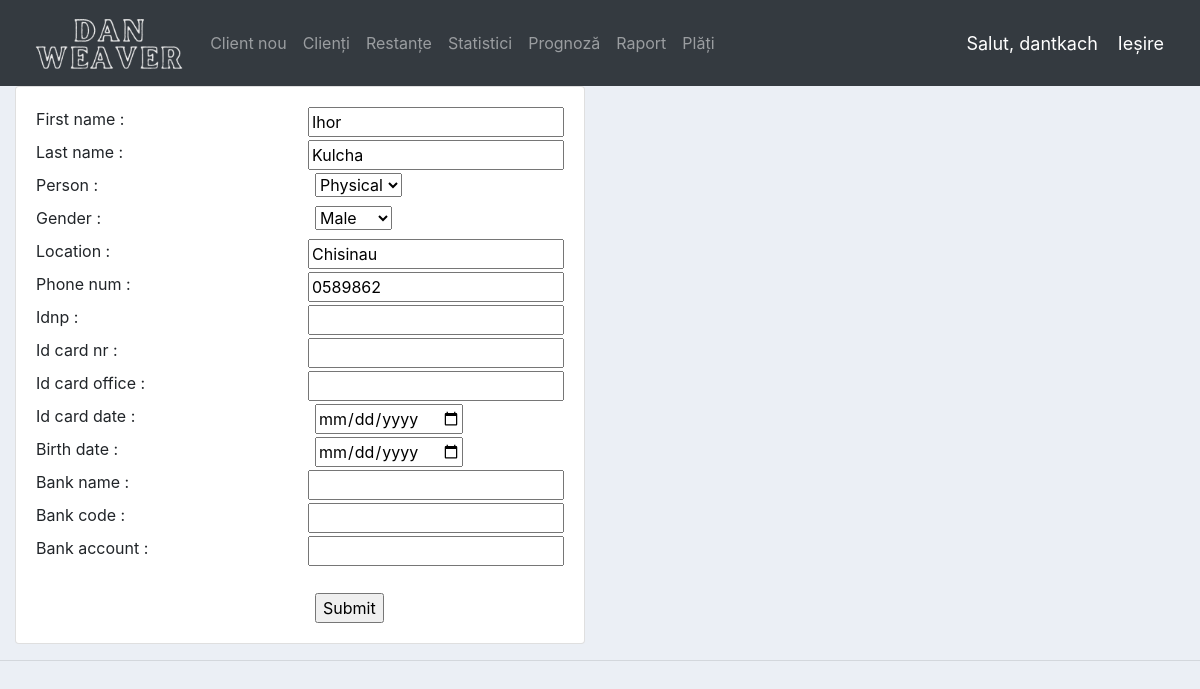
Before: /update_client/17/ (signed in) with the older database file.
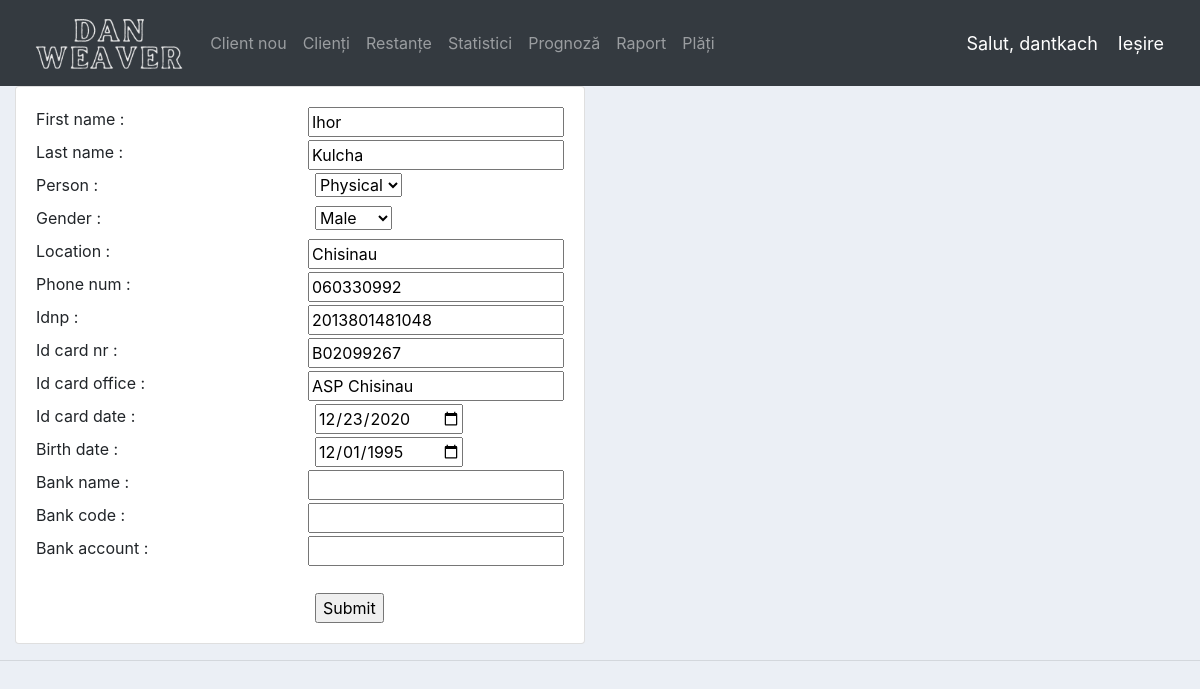
After: the same page with the newer database file.
### accounts/models.py (models this page shows, shortened)
class Client(models.Model):
    PERSON = (
        ('Physical', 'Physical'),
        ('Juridical', 'Juridical')
    )
    GENDER = (
        ('Male', 'Male'),
        ('Female', 'Female')
    )
    company_name = models.CharField(max_length=200, null=True)
    jur_address = models.CharField(max_length=200, null=True, blank=True)
    administrator = models.CharField(max_length=200, null=True, blank=True)
    first_name = models.CharField(max_length=200, null=True, blank=True)
    last_name = models.CharField(max_length=200, null=True, blank=True)
    person = models.CharField(max_length=200, null=True,
                              choices=PERSON, default="Physical")
    gender = models.CharField(max_length=200, null=True,
                              choices=GENDER, default="Male")
    location = models.CharField(max_length=200, null=True, blank=True)
    phone_num = models.CharField(max_length=20, null=True, blank=True)
    idnp = models.CharField(max_length=20, null=True, blank=True)
    id_card_nr = models.CharField(max_length=200, null=True, blank=True)
    id_card_office = models.CharField(max_length=200, null=True, blank=True)
    id_card_date = models.DateField(null=True, blank=True)
    birth_date = models.DateField(null=True, blank=True)
    bank_name = models.CharField(max_length=200, null=True, blank=True)
    bank_code = models.CharField(max_length=200, null=True, blank=True)
    bank_account = models.CharField(max_length=200, null=True, blank=True)
    registration_date = models.DateField(null=True, blank=True)
    registration_nr = models.CharField(max_length=20, null=True, blank=True)

### accounts/decorators.py (the view)
		def wrapper_func(request, *args, **kwargs):
			group = None
			if request.user.groups.exists():
				group = request.user.groups.all()[0].name
			if group in allowed_roles:
				return view_func(request, *args, **kwargs)
			else:
				return HttpResponse('You are not authorized to view this page')

### accounts/forms.py
class PhysicalClientForm(ModelForm):
    class Meta:
        model = Client
        fields = '__all__'
        exclude = [
            'company_name',
            'jur_address',
            'administrator',
            'registration_date',
            'registration_nr',
        ]
        widgets = {
            'id_card_date': DateInput(),
            'birth_date': DateInput()
        }

### accounts/views.py (called while the page is built, shortened)
@ login_required(login_url='login')
@ allowed_users(allowed_roles=['admin'])
def updateClient(request, pk):
    client = Client.objects.get(id=pk)
    if client.person == "Physical":
        form = PhysicalClientForm(instance=client)
    else:
        form = JuridicalClientForm(instance=client)
    context = {'form': form}
    return render(request, 'accounts/new_client.html', context)

### accounts/templates/accounts/new_client.html (shortened to what this page needs)
{%  extends 'accounts/my_main.html' %}
{% load static %}
{% block content %}
<div class="row">
	<div class="col-md-6">
		<div class="card card-body">
		{% if form %}
		<form action="" method="POST">
			{% for field in form %}
			<div class="row">
				<div class="col text-left">{{field.label}} : </div>
				<div class="col">{{field}}</div>
			</div>
			{% endfor %}
			<br>
			<div class="row">
				<div class="col"></div>
				<div class="col"><input type="submit" name="Salvează"></div>
			</div>
		</form>
			{% endif %}
		</div>
	</div>
</div>
{% endblock %}

Changed rows visible on the page:
changed Client "Ihor": phone_num "0589862" → "060330992"; idnp (not shown) → "2013801481048"; id_card_nr (not shown) → "B02099267"; id_card_office (not shown) → "ASP Chisinau"; id_card_date (not shown) → "12/23/2020"; birth_date (not shown) → "12/01/1995"
